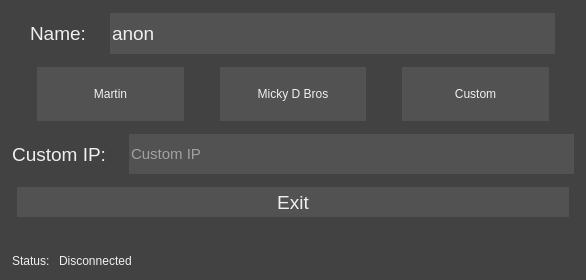
<?xml version="1.0" encoding="UTF-8"?>
<ui version="4.0">
 <class>ConnectionDialog</class>
 <widget class="QDialog" name="ConnectionDialog">
  <property name="geometry">
   <rect>
    <x>0</x>
    <y>0</y>
    <width>586</width>
    <height>280</height>
   </rect>
  </property>
  <property name="windowTitle">
   <string>Dialog</string>
  </property>
  <property name="styleSheet">
   <string notr="true">background-color:rgb(66,66,66);
color: rgb(239,239,239);</string>
  </property>
  <layout class="QGridLayout" name="gridLayout">
   <item row="5" column="1">
    <widget class="QPushButton" name="button_Exit">
     <property name="sizePolicy">
      <sizepolicy hsizetype="Minimum" vsizetype="Fixed">
       <horstretch>0</horstretch>
       <verstretch>0</verstretch>
      </sizepolicy>
     </property>
     <property name="minimumSize">
      <size>
       <width>0</width>
       <height>40</height>
      </size>
     </property>
     <property name="maximumSize">
      <size>
       <width>16777215</width>
       <height>40</height>
      </size>
     </property>
     <property name="font">
      <font>
       <pointsize>14</pointsize>
      </font>
     </property>
     <property name="styleSheet">
      <string notr="true">background-color:rgb(82,82,82);
color: rgb(239,239,239);
border: none;
margin:5px;</string>
     </property>
     <property name="text">
      <string>Exit</string>
     </property>
    </widget>
   </item>
   <item row="3" column="1">
    <layout class="QHBoxLayout" name="horizontalLayout_4">
     <item>
      <spacer name="horizontalSpacer_6">
       <property name="orientation">
        <enum>Qt::Horizontal</enum>
       </property>
       <property name="sizeType">
        <enum>QSizePolicy::Fixed</enum>
       </property>
       <property name="sizeHint" stdset="0">
        <size>
         <width>20</width>
         <height>20</height>
        </size>
       </property>
      </spacer>
     </item>
     <item>
      <widget class="QPushButton" name="button_Martin">
       <property name="sizePolicy">
        <sizepolicy hsizetype="Minimum" vsizetype="Fixed">
         <horstretch>0</horstretch>
         <verstretch>0</verstretch>
        </sizepolicy>
       </property>
       <property name="minimumSize">
        <size>
         <width>64</width>
         <height>64</height>
        </size>
       </property>
       <property name="maximumSize">
        <size>
         <width>16777215</width>
         <height>16777215</height>
        </size>
       </property>
       <property name="styleSheet">
        <string notr="true">background-color:rgb(82,82,82);
color: rgb(239,239,239);
border: none;
margin:5px;</string>
       </property>
       <property name="text">
        <string>Martin</string>
       </property>
      </widget>
     </item>
     <item>
      <spacer name="horizontalSpacer_5">
       <property name="orientation">
        <enum>Qt::Horizontal</enum>
       </property>
       <property name="sizeType">
        <enum>QSizePolicy::Fixed</enum>
       </property>
       <property name="sizeHint" stdset="0">
        <size>
         <width>20</width>
         <height>20</height>
        </size>
       </property>
      </spacer>
     </item>
     <item>
      <widget class="QPushButton" name="button_MickyDBros">
       <property name="sizePolicy">
        <sizepolicy hsizetype="Minimum" vsizetype="Fixed">
         <horstretch>0</horstretch>
         <verstretch>0</verstretch>
        </sizepolicy>
       </property>
       <property name="minimumSize">
        <size>
         <width>64</width>
         <height>64</height>
        </size>
       </property>
       <property name="styleSheet">
        <string notr="true">background-color:rgb(82,82,82);
color: rgb(239,239,239);
border: none;
margin:5px;</string>
       </property>
       <property name="text">
        <string>Micky D Bros</string>
       </property>
      </widget>
     </item>
     <item>
      <spacer name="horizontalSpacer">
       <property name="orientation">
        <enum>Qt::Horizontal</enum>
       </property>
       <property name="sizeType">
        <enum>QSizePolicy::Fixed</enum>
       </property>
       <property name="sizeHint" stdset="0">
        <size>
         <width>20</width>
         <height>20</height>
        </size>
       </property>
      </spacer>
     </item>
     <item>
      <widget class="QPushButton" name="button_Custom">
       <property name="sizePolicy">
        <sizepolicy hsizetype="Minimum" vsizetype="Fixed">
         <horstretch>0</horstretch>
         <verstretch>0</verstretch>
        </sizepolicy>
       </property>
       <property name="minimumSize">
        <size>
         <width>64</width>
         <height>64</height>
        </size>
       </property>
       <property name="styleSheet">
        <string notr="true">background-color:rgb(82,82,82);
color: rgb(239,239,239);
border: none;
margin:5px;</string>
       </property>
       <property name="text">
        <string>Custom</string>
       </property>
      </widget>
     </item>
     <item>
      <spacer name="horizontalSpacer_4">
       <property name="orientation">
        <enum>Qt::Horizontal</enum>
       </property>
       <property name="sizeType">
        <enum>QSizePolicy::Fixed</enum>
       </property>
       <property name="sizeHint" stdset="0">
        <size>
         <width>20</width>
         <height>20</height>
        </size>
       </property>
      </spacer>
     </item>
    </layout>
   </item>
   <item row="1" column="1">
    <layout class="QVBoxLayout" name="verticalLayout_2">
     <item>
      <layout class="QVBoxLayout" name="verticalLayout">
       <item>
        <layout class="QHBoxLayout" name="horizontalLayout_6">
         <item>
          <widget class="QLabel" name="label_Name">
           <property name="sizePolicy">
            <sizepolicy hsizetype="Fixed" vsizetype="Preferred">
             <horstretch>0</horstretch>
             <verstretch>0</verstretch>
            </sizepolicy>
           </property>
           <property name="font">
            <font>
             <pointsize>14</pointsize>
            </font>
           </property>
           <property name="text">
            <string>Name:</string>
           </property>
          </widget>
         </item>
         <item>
          <widget class="QLineEdit" name="line_Name">
           <property name="sizePolicy">
            <sizepolicy hsizetype="Fixed" vsizetype="Fixed">
             <horstretch>0</horstretch>
             <verstretch>0</verstretch>
            </sizepolicy>
           </property>
           <property name="minimumSize">
            <size>
             <width>445</width>
             <height>40</height>
            </size>
           </property>
           <property name="maximumSize">
            <size>
             <width>445</width>
             <height>41</height>
            </size>
           </property>
           <property name="font">
            <font>
             <pointsize>14</pointsize>
            </font>
           </property>
           <property name="styleSheet">
            <string notr="true">background-color:rgb(82,82,82);
color: rgb(239,239,239);
border: none;</string>
           </property>
           <property name="text">
            <string>anon</string>
           </property>
           <property name="placeholderText">
            <string/>
           </property>
          </widget>
         </item>
        </layout>
       </item>
      </layout>
     </item>
    </layout>
   </item>
   <item row="4" column="1">
    <layout class="QHBoxLayout" name="horizontalLayout_2">
     <item>
      <widget class="QLabel" name="label_IP">
       <property name="sizePolicy">
        <sizepolicy hsizetype="Fixed" vsizetype="Preferred">
         <horstretch>0</horstretch>
         <verstretch>0</verstretch>
        </sizepolicy>
       </property>
       <property name="font">
        <font>
         <pointsize>14</pointsize>
        </font>
       </property>
       <property name="layoutDirection">
        <enum>Qt::LeftToRight</enum>
       </property>
       <property name="text">
        <string>Custom IP:</string>
       </property>
       <property name="alignment">
        <set>Qt::AlignRight|Qt::AlignTrailing|Qt::AlignVCenter</set>
       </property>
      </widget>
     </item>
     <item>
      <spacer name="horizontalSpacer_2">
       <property name="orientation">
        <enum>Qt::Horizontal</enum>
       </property>
       <property name="sizeType">
        <enum>QSizePolicy::Fixed</enum>
       </property>
       <property name="sizeHint" stdset="0">
        <size>
         <width>17</width>
         <height>20</height>
        </size>
       </property>
      </spacer>
     </item>
     <item>
      <widget class="QLineEdit" name="line_IP">
       <property name="sizePolicy">
        <sizepolicy hsizetype="Fixed" vsizetype="Fixed">
         <horstretch>0</horstretch>
         <verstretch>0</verstretch>
        </sizepolicy>
       </property>
       <property name="minimumSize">
        <size>
         <width>445</width>
         <height>40</height>
        </size>
       </property>
       <property name="maximumSize">
        <size>
         <width>445</width>
         <height>40</height>
        </size>
       </property>
       <property name="font">
        <font>
         <pointsize>11</pointsize>
        </font>
       </property>
       <property name="styleSheet">
        <string notr="true">background-color:rgb(82,82,82);
color: rgb(239,239,239);
border: none;</string>
       </property>
       <property name="text">
        <string/>
       </property>
       <property name="readOnly">
        <bool>false</bool>
       </property>
       <property name="placeholderText">
        <string>Custom IP</string>
       </property>
      </widget>
     </item>
    </layout>
   </item>
   <item row="6" column="1">
    <spacer name="verticalSpacer">
     <property name="orientation">
      <enum>Qt::Vertical</enum>
     </property>
     <property name="sizeType">
      <enum>QSizePolicy::Fixed</enum>
     </property>
     <property name="sizeHint" stdset="0">
      <size>
       <width>15</width>
       <height>16</height>
      </size>
     </property>
    </spacer>
   </item>
   <item row="8" column="1">
    <layout class="QHBoxLayout" name="horizontalLayout">
     <property name="topMargin">
      <number>9</number>
     </property>
     <item>
      <widget class="QLabel" name="label_StatusTitle">
       <property name="maximumSize">
        <size>
         <width>41</width>
         <height>12</height>
        </size>
       </property>
       <property name="text">
        <string>Status:</string>
       </property>
      </widget>
     </item>
     <item>
      <widget class="QLabel" name="label_CurrentStatus">
       <property name="minimumSize">
        <size>
         <width>0</width>
         <height>0</height>
        </size>
       </property>
       <property name="maximumSize">
        <size>
         <width>1000046</width>
         <height>12</height>
        </size>
       </property>
       <property name="text">
        <string>Disconnected</string>
       </property>
      </widget>
     </item>
    </layout>
   </item>
  </layout>
 </widget>
 <resources/>
 <connections/>
</ui>
